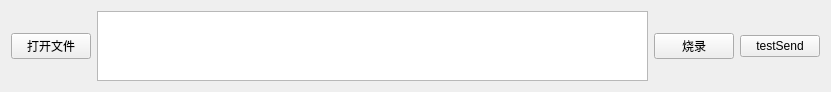
        <widget class="QWidget" name="horizontalLayoutWidget">
         <property name="geometry">
          <rect>
           <x>0</x>
           <y>312</y>
           <width>831</width>
           <height>73</height>
          </rect>
         </property>
         <layout class="QHBoxLayout" name="horizontalLayout">
          <item>
           <widget class="QPushButton" name="openFile">
            <property name="text">
             <string>打开文件</string>
            </property>
           </widget>
          </item>
          <item>
           <widget class="QTextEdit" name="pathTextEdit">
            <property name="inputMethodHints">
             <set>Qt::ImhNone</set>
            </property>
            <property name="verticalScrollBarPolicy">
             <enum>Qt::ScrollBarAlwaysOff</enum>
            </property>
            <property name="horizontalScrollBarPolicy">
             <enum>Qt::ScrollBarAlwaysOff</enum>
            </property>
           </widget>
          </item>
          <item>
           <widget class="QPushButton" name="sendFile">
            <property name="text">
             <string>烧录</string>
            </property>
           </widget>
          </item>
          <item>
           <widget class="QPushButton" name="pushButton">
            <property name="text">
             <string>testSend</string>
            </property>
           </widget>
          </item>
         </layout>
        </widget>
